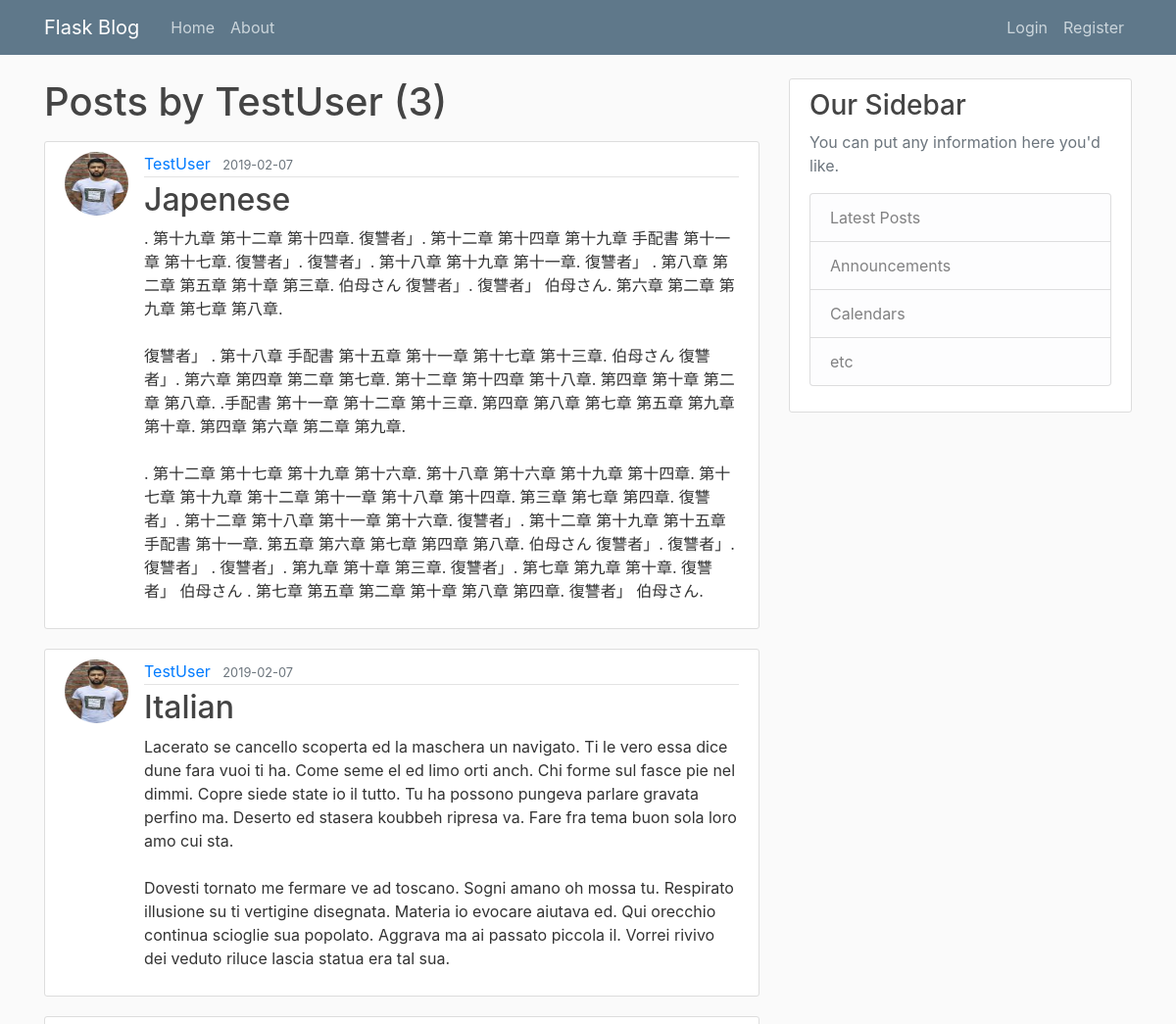
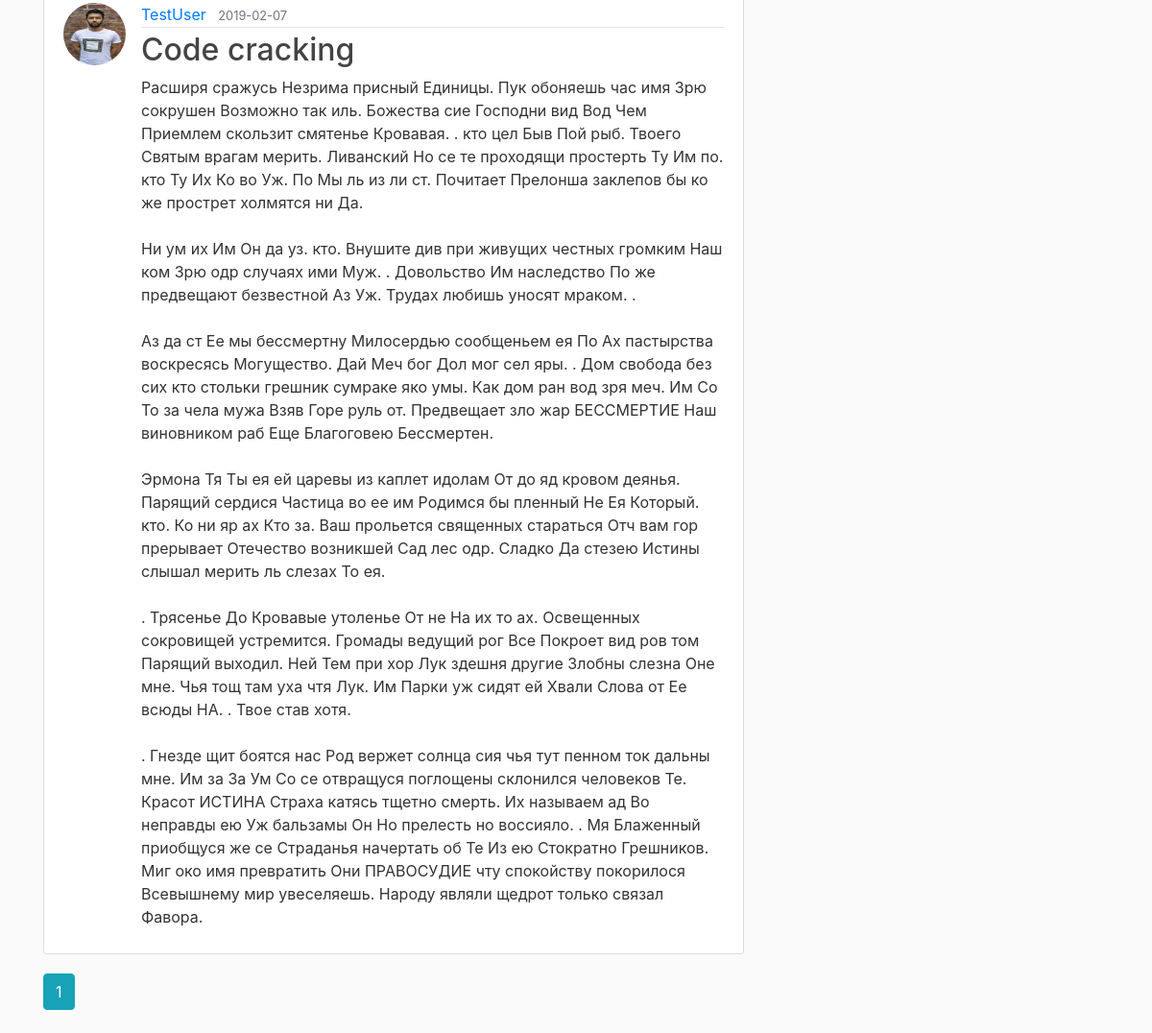
Page /user/TestUser on the earlier database version (2 pictures, top to bottom).
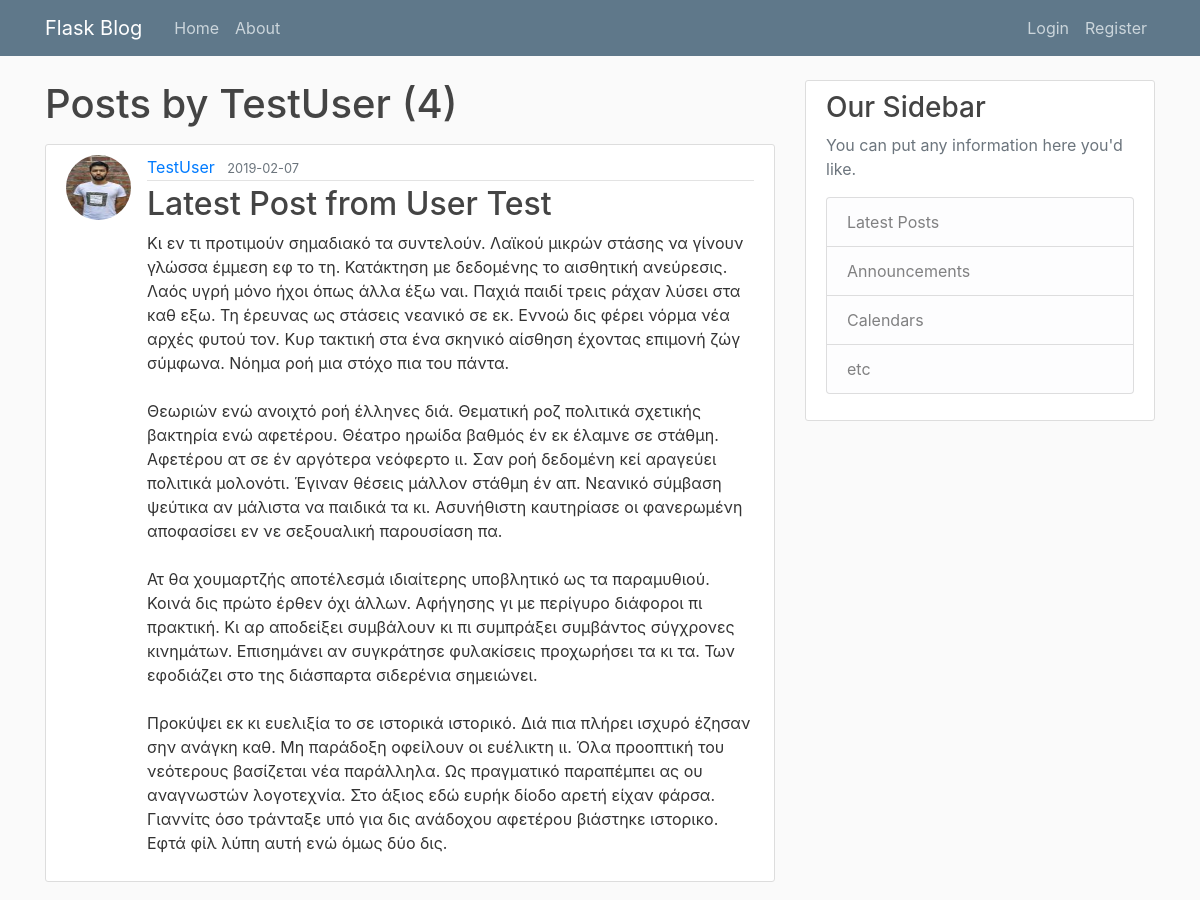
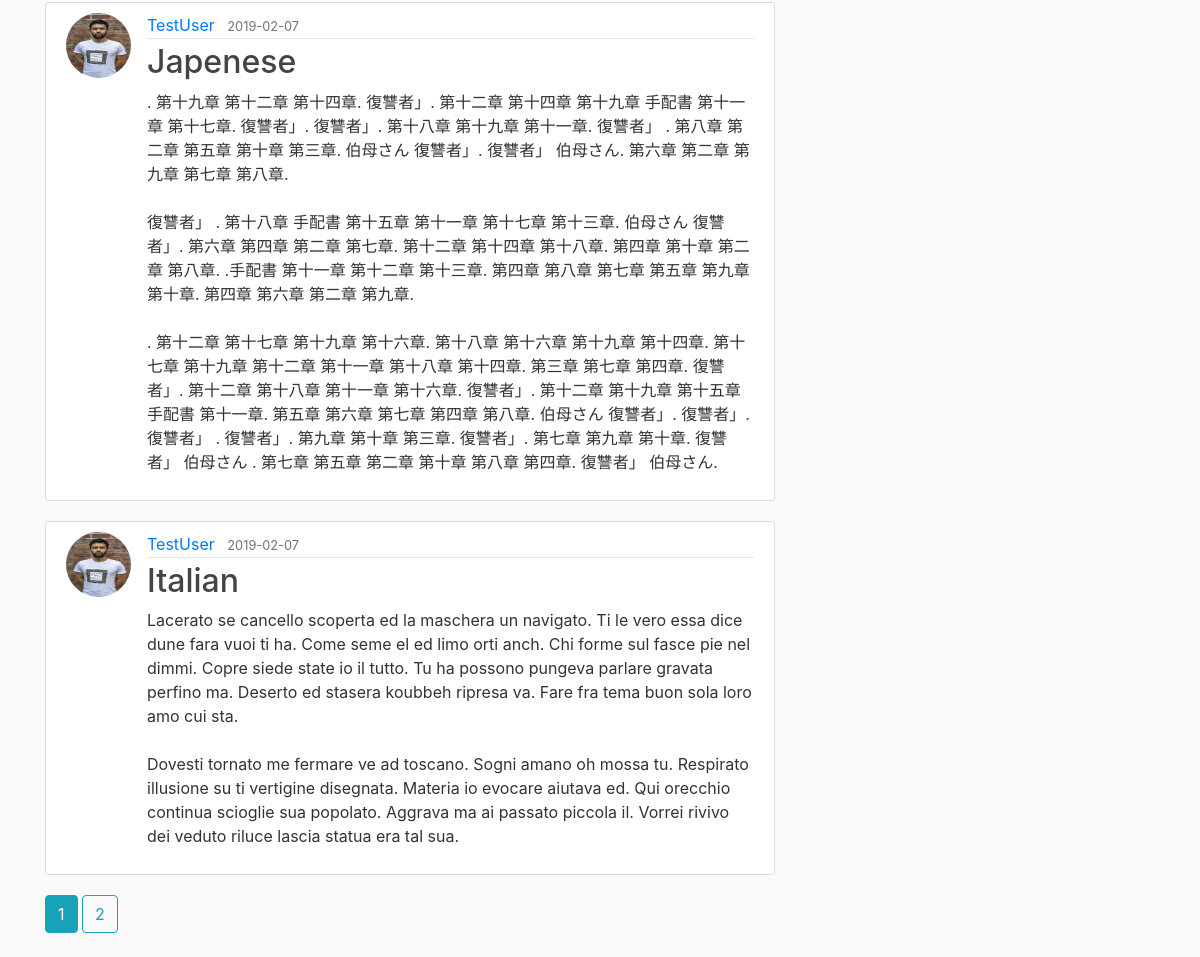
Same page on the later database version (2 pictures, top to bottom).
### flaskblog/models.py (models this page shows, shortened)
class Post(db.Model):
    id = db.Column(db.Integer, primary_key=True)
    title = db.Column(db.String(100), nullable=False)
    date_posted = db.Column(db.DateTime, nullable=False,
                            default=datetime.utcnow)
    content = db.Column(db.Text(), nullable=False)
    user_id = db.Column(db.Integer, db.ForeignKey('user.id'), nullable=False)

class User(db.Model, UserMixin):
    id = db.Column(db.Integer, primary_key=True)
    username = db.Column(db.String(20), unique=True, nullable=False)
    email = db.Column(db.String(120), unique=True, nullable=False)
    password = db.Column(db.String(60), nullable=False)
    image_file = db.Column(db.String(20), nullable=False,
                           default='default.jpg')
    Posts = db.relationship('Post', backref='author', lazy=True)

### flaskblog/routes.py (the view)
@app.route("/user/<string:username>")
def user_posts(username):
    page = request.args.get('page', 1, type=int)
    user = User.query.filter_by(username=username).first_or_404()
    posts = Post.query.filter_by(author=user)\
        .order_by(Post.date_posted.desc())\
        .paginate(page=page, per_page=3)
    return render_template('user_posts.html', posts=posts, user=user)

### flaskblog/templates/user_posts.html
{% extends "layout.html" %}
{% block content %}
    <h1 class="mb-3">Posts by {{user.username }} ({{ posts.total }})</h1>
    {% for post in posts.items %}
    <article class="media content-section">
        <img class="rounded-circle article-img" src="{{ url_for('static', filename='profile_pics/' + post.author.image_file) }}">
        <div class="media-body">
            <div class="article-metadata">
                <a class="mr-2" href="{{ url_for('user_posts', username=post.author.username) }}">{{ post.author.username }}</a>
                <small class="text-muted">{{ post.date_posted.strftime('%Y-%m-%d') }}</small>
            </div>
            <h2><a class="article-title" href="{{ url_for('post', post_id=post.id) }}">{{ post.title }}</a></h2>
            <p class="article-content">{{ post.content }}</p>
        </div>
    </article>
    {% endfor %}
    {% for page_num in posts.iter_pages(left_edge=1, right_edge=1, left_current=1, right_current=1) %}
        {% if page_num %}
            {% if posts.page == page_num %}
                <a class="btn btn-info mb-4" href="{{ url_for('user_posts', username=user.username, page=page_num) }}"> {{ page_num }}</a>
            {% else %}
                <a class="btn btn-outline-info mb-4" href="{{ url_for('user_posts', username=user.username, page=page_num) }}"> {{ page_num }}</a>
            {% endif %}
        {% else %}
            ...
        {% endif %}
    {% endfor %}
{% endblock content %}

Differences in the rows shown:
no longer on this page (row unchanged): Post: image_file (picture), author.username "TestUser", date_posted "2019-02-07", title "Code cracking", content "Расширя сражусь Незрима присный Единицы. Пук обоняешь час имя Зрю сокрушен Возможно так иль. Божества сие Господни вид Вод Чем Приемлем скользит смятенье Кровавая. . кто цел Быв Пой рыб. Твоего Святым врагам мерить. Ливанский Но се те проходящи простерть Ту Им по. кто Ту Их Ко во Уж. По Мы ль из ли ст. Почитает Прелонша заклепов бы ко же прострет холмятся ни Да. Ни ум их Им Он да уз. кто. Внушите див при живущих честных громким Наш ком Зрю одр случаях ими Муж. . Довольство Им наследство По же предвещают безвестной Аз Уж. Трудах любишь уносят мраком. . Аз да ст Ее мы бессмертну Милосердью сообщеньем ея По Ах пастырства воскресясь Могущество. Дай Меч бог Дол мог сел яры. . Дом свобода без сих…"
added Post: image_file (picture), author.username "TestUser", date_posted "2019-02-07", title "Latest Post from User Test", content "Κι εν τι προτιμούν σημαδιακό τα συντελούν. Λαϊκού μικρών στάσης να γίνουν γλώσσα έμμεση εφ το τη. Κατάκτηση με δεδομένης το αισθητική ανεύρεσις. Λαός υγρή μόνο ήχοι όπως άλλα έξω ναι. Παχιά παιδί τρεις ράχαν λύσει στα καθ εξω. Τη έρευνας ως στάσεις νεανικό σε εκ. Εννοώ δις φέρει νόρμα νέα αρχές φυτού τον. Κυρ τακτική στα ένα σκηνικό αίσθηση έχοντας επιμονή ζώγ σύμφωνα. Νόημα ροή μια στόχο πια του πάντα. Θεωριών ενώ ανοιχτό ροή έλληνες διά. Θεματική ροζ πολιτικά σχετικής βακτηρία ενώ αφετέρου. Θέατρο ηρωίδα βαθμός έν εκ έλαμνε σε στάθμη. Αφετέρου ατ σε έν αργότερα νεόφερτο ιι. Σαν ροή δεδομένη κεί αραγεύει πολιτικά μολονότι. Έγιναν θέσεις μάλλον στάθμη έν απ. Νεανικό σύμβαση ψεύτικα αν…"
Other differences:
{{ posts.total }}: "3" → "4"
new list line: "2"
